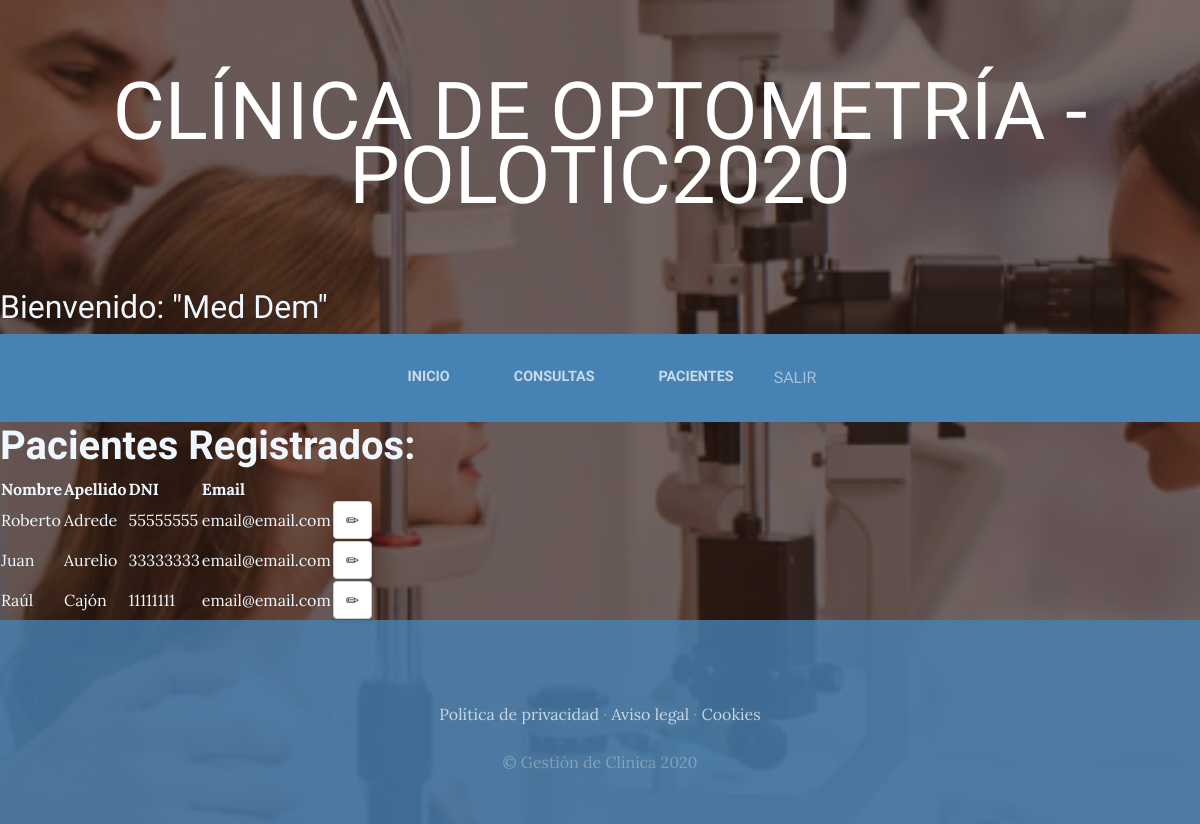
/patient/ (signed in), run on the app's committed database.
### Pacientes/models.py (models this page shows, shortened)
class Patients(models.Model):
    first_name = models.CharField(max_length=20)
    last_name = models.CharField(max_length=20)
    dni = models.CharField(max_length=8)
    email = models.EmailField()
    medical_history = models.TextField()
    created = models.DateTimeField(auto_now_add=True)
    edited = models.DateTimeField(auto_now=True)
    class Meta:
        ordering = ["last_name"]

### Pacientes/views.py (the view)
# urls.py: path('patient/', login_required(views.Patient_list.as_view()), name="patient"),
class Patient_list(ListView):
    model = Patients
    template_name = 'Pacientes/patients.html'
    context_object_name = 'patients'

### Pacientes/templatetags/user_tags.py (called while the page is built)
@register.filter('has_group')
def has_group(user, group_name):
    groups = user.groups.all().values_list('name', flat=True)
    return True if group_name in groups else False

### Pacientes/templates/Pacientes/patients.html (shortened to what this page needs)
{% extends "Pacientes/header.html" %}
{% load user_tags %}
{% block content %}
    <h1 style="color:aliceblue"><strong>Pacientes Registrados:</strong>
    </h1>
     <table class="egt" style="color:aliceblue">
        {% if patients%}
        <tr>
          <th>Nombre</th>
          <th>Apellido</th>
          <th>DNI</th>
          <th>Email</th>
        </tr>
        {% for patient in patients %}
        <tr>
          <td>{{patient.first_name}}</td>
          <td>{{patient.last_name}}</td>
          <td>{{patient.dni}}</td>
          <td>{{patient.email}}</td>
          {% if request.user|has_group:"DOC"%}
          <td><a class="btn btn-default" href="{% url 'patient_medic_edit' patient.pk %}"><span class="glyphicon glyphicon-pencil"></span></a></td>
          {% endif %}
        </tr>
        {% endfor %}
        {% else %}
            <h2 style="color:aliceblue">No hay pacientes...</h2>
        {% endif %}
      </table>
{% endblock %}

### Pacientes/templates/Pacientes/header.html (shortened to what this page needs)
<html>
  <head>
      {% load static %}
      {% load user_tags %}
      <link href="{% static '/vendor/bootstrap/css/bootstrap.min.css' %}" rel="stylesheet">
      <link href="{% static '/css/patients.css' %}" rel="stylesheet">
  </head>
  <body>
      <h1 class="site-heading text-center text-white d-none d-lg-block">
          <span class="site-heading-lower">Clínica de Optometría - PoloTIC2020</span>
        </h1>
        <h2 style="color:aliceblue">
          <span class="site-heading-lower">Bienvenido: "{{user.first_name.capitalize }} {{user.last_name.capitalize }}"</span>
        </h2>
 <nav class="navbar navbar-expand-lg navbar-dark py-lg-4" id="mainNav">
    <div class="container">
      <div class="collapse navbar-collapse" id="navbarResponsive">
        <ul class="navbar-nav mx-auto">
          <li class="nav-item {% if request.path == 'index' %}active{% endif %} px-lg-4">
            <a class="nav-link text-uppercase text-expanded" href="{% url 'index' %}">Inicio</a>
          </li>
          {% if request.user|has_group:"DOC"%}
          <li class="nav-item {% if request.path == 'consultation' %}active{% endif %} px-lg-4">
            <a class="nav-link text-uppercase text-expanded" href="{% url 'consultation_medic' %}">Consultas</a>
          </li>
          {% endif %}
          {% if request.user|has_group:"DOC"%}
          <li class="nav-item {% if request.path == 'patient' %}active{% endif %} px-lg-4">
            <a class="nav-link text-uppercase text-expanded" href="{% url 'patient_medic' %}">Pacientes</a>
          </li>
          {% endif %}
          <li>
            <a class="nav-link text-uppercase text-expanded" href="{% url 'logout' %}">Salir</a>
          </li>
        </ul>
      </div>
    </div>
  </nav>
    {% block content %}
    {% endblock %}
      <footer class="footer text-faded text-center py-5">
        <div class="container">
          <p class="m-0 mbt">
            <a href="{% url 'default' %}" class="link">Política de privacidad</a> ·
            <a href="{% url 'default' %}" class="link">Aviso legal</a> ·
            <a href="{% url 'default' %}" class="link">Cookies</a>
      </p>
          <p class="m-0 mbt1">&copy; Gestión de Clínica 2020</p>
        </div>
    </footer>
  </body>
  </html>

### static/css/patients.css (style rules this page uses)
body { font-family: 'Lora'; background: linear-gradient(rgba(47, 23, 15, 0.65), rgba(47, 23, 15, 0.65)), url("../img/bg_main.jpg"); background-attachment: fixed; background-position: center; background-size: cover; }
h1, h2, h3, h4, h5, h6 { font-family: 'Raleway'; }
p { line-height: 1.75; }
.text-faded { color: rgba(255, 255, 255, 0.3); }
.site-heading { margin-top: 5rem; margin-bottom: 5rem; text-transform: uppercase; line-height: 1; font-family: 'Raleway'; }
.site-heading .site-heading-lower { font-size: 5rem; font-weight: 100; line-height: 4rem; }
#mainNav { background-color: rgba(70, 130, 180); font-family: 'Raleway'; }
#mainNav .navbar-nav .nav-item .nav-link { color: rgba(255, 255, 255, 0.7); font-weight: 800; }
@media (min-width: 992px) { #mainNav .navbar-nav .nav-item .nav-link { font-size: 0.9rem; } }
.footer { background-color: rgba(70, 130, 180, 0.8); }
.btn { box-shadow: 0px 3px 3px 0px rgba(33, 37, 41, 0.1); }
.mbt { padding-top: 2rem; }
.mbt1 { padding-top: 1.25rem; }
a.link { color: rgba(255, 255, 255, 0.7); }

### data on the page
Patients: first_name "Roberto", last_name "Adrede", dni "55555555", email "email@email.com"
Patients: first_name "Juan", last_name "Aurelio", dni "33333333", email "email@email.com"
Patients: first_name "Raúl", last_name "Cajón", dni "11111111", email "email@email.com"

### other printed values
{{ user.first_name.capitalize }} "Med"
{{ user.last_name.capitalize }} "Dem"
